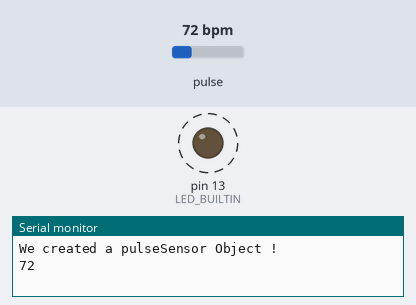
This sketch was run on a simulated Arduino Uno, built with avr-gcc and run on an emulated ATmega328P. On the bench: output pins drawn as LEDs (lit = HIGH), the last lines printed to the serial monitor. Dashed ring = blinking. The test bench sets the inputs (shaded band); at power-on: pulse 72 bpm.

Above: at 1.2 s.
1.3 s: pulse set to 42 bpm
At 3.4 s:
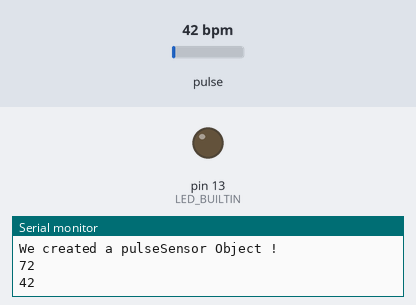
3.7 s: pulse set to 100 bpm
At 4.42 s:
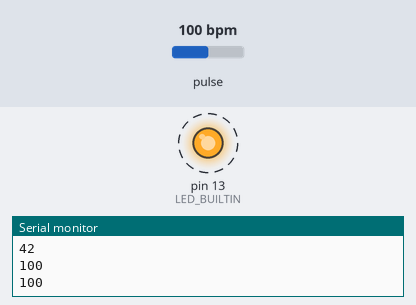
Timing chart, 0 to 12.7 s (numbered marks = the images above; inputs shaded):
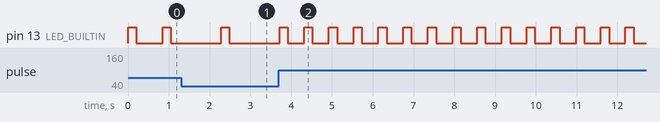

The sketch:

Getting_BPM.ino
```cpp
#include <PulseSensorPlayground.h>     // Includes the PulseSensorPlayground Library.

//  Variables
const int PulseWire = 0;
const int LED = LED_BUILTIN;
int Threshold = 550;

PulseSensorPlayground pulseSensor;


void setup() {

  Serial.begin(9600);

  // Configure the PulseSensor object, by assigning our variables to it.
  pulseSensor.analogInput(PulseWire);
  pulseSensor.blinkOnPulse(LED);
  pulseSensor.setThreshold(Threshold);

  // Double-check the "pulseSensor" object was created and "began" seeing a signal.
   if (pulseSensor.begin()) {
    Serial.println("We created a pulseSensor Object !");
  }
}


void loop() {


if (pulseSensor.sawStartOfBeat()) {
int myBPM = pulseSensor.getBeatsPerMinute();
 Serial.println(myBPM);
}

  delay(20);

}
```

Measured:
- after the input at 3.7 s, pin 13 (LED_BUILTIN): alternates HIGH for 0.20 s and LOW for 0.40 s, starting after 0.62 s
